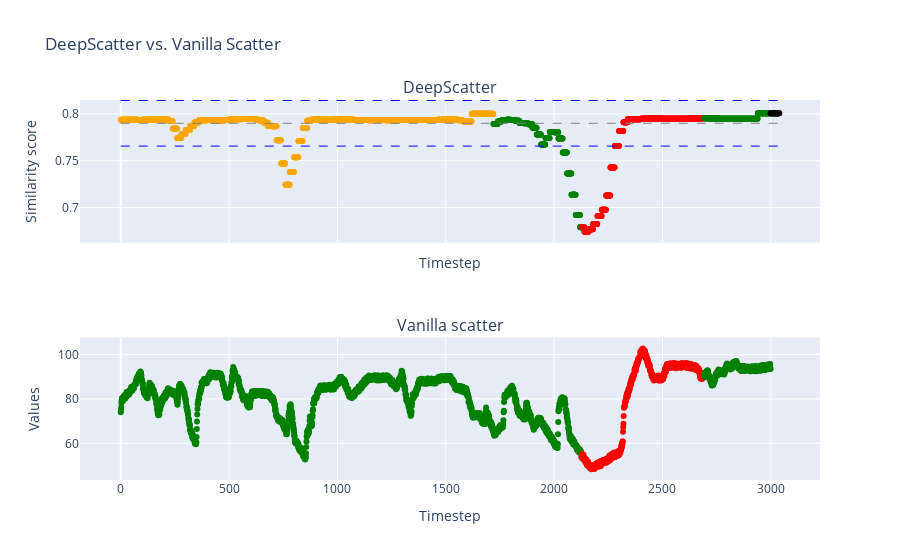

Here is the notebook cell this chart was saved with:
### Code cell
plotD(trian_res,test_res, df)

### Figure 1 — Plotly figure (JSON) as saved in the notebook; plotly's stock layout.template omitted (floating-point values rounded to 4 significant figures; data arrays with more than 128 entries replaced by an {"elided": "..."} marker saying what was removed)
{"data": [{"marker": {"color": {"elided": "2999 str values"}}, "mode": "markers", "type": "scatter", "x": {"elided": "3040 int values"}, "xaxis": "x", "y": {"elided": "3040 float values"}, "yaxis": "y"}, {"marker": {"color": {"elided": "3000 str values"}}, "mode": "markers", "showlegend": true, "type": "scatter", "x": {"elided": "3040 int values"}, "xaxis": "x2", "y": {"elided": "3000 float values"}, "yaxis": "y2"}], "layout": {"annotations": [{"font": {"size": 16}, "showarrow": false, "text": "DeepScatter", "x": 0.5, "xanchor": "center", "xref": "paper", "y": 1, "yanchor": "bottom", "yref": "paper"}, {"font": {"size": 16}, "showarrow": false, "text": "Vanilla scatter", "x": 0.5, "xanchor": "center", "xref": "paper", "y": 0.375, "yanchor": "bottom", "yref": "paper"}], "shapes": [{"line": {"color": "gray", "dash": "dash", "width": 1}, "name": "Mean", "type": "line", "x0": 0, "x1": 3039, "xref": "x", "y0": 0.7899, "y1": 0.7899, "yref": "y"}, {"line": {"color": "blue", "dash": "dash", "width": 1}, "name": "Min", "type": "line", "x0": 0, "x1": 3039, "xref": "x", "y0": 0.7656, "y1": 0.7656, "yref": "y"}, {"line": {"color": "blue", "dash": "dash", "width": 1}, "name": "Max", "type": "line", "x0": 0, "x1": 3039, "xref": "x", "y0": 0.8142, "y1": 0.8142, "yref": "y"}], "showlegend": false, "title": {"text": "DeepScatter vs. Vanilla Scatter"}, "xaxis": {"anchor": "y", "domain": [0, 1], "matches": "x2", "showticklabels": false, "title": {"text": "Timestep"}}, "xaxis2": {"anchor": "y2", "domain": [0, 1], "showgrid": true, "showticklabels": true, "title": {"text": "Timestep"}, "zeroline": true}, "yaxis": {"anchor": "x", "domain": [0.625, 1], "title": {"text": "Similarity score"}}, "yaxis2": {"anchor": "x2", "domain": [0, 0.375], "showgrid": true, "showticklabels": true, "side": "left", "title": {"text": "Values"}, "zeroline": true}}}
